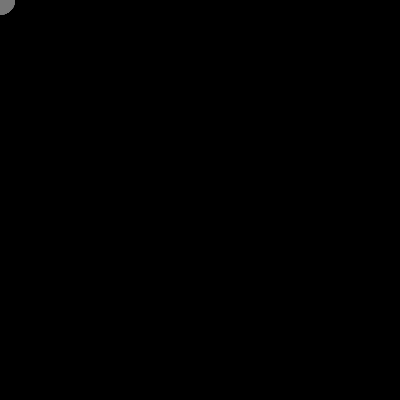
Frame 1 (no input)
Frame 60 (no input): identical to frame 1, image omitted
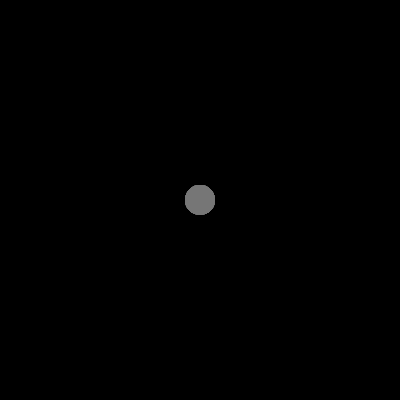
Frame 120 (the mouse pressed at the canvas centre since frame 60)

The p5.js sketch that drew these frames (run headless with seeded random() and noise() and a simulated clock; from frame 60 on, the mouse is pressed at the canvas centre):

// p5.js sketch
// ── sketch.js
var num =60;
var x = [];
var y = [];

function setup() {
  createCanvas(400, 400);
  noStroke();
  
  for(var i = 0; i<100; i++){
    x[i] = 0;
    y[i] = 0;
  }
}

function draw() {
  background(0);
  
  for(var i = num-1; i>0;i--){
    x[i]=x[i-1];
    y[i]=y[i-1];
  }
  
  x[0] = mouseX;
  y[0] = mouseY;
  
  for(var i =  0; i<num;i++){
    fill(i*2);
    ellipse(x[i], y[i], 30, 30);
  }  
  
}
